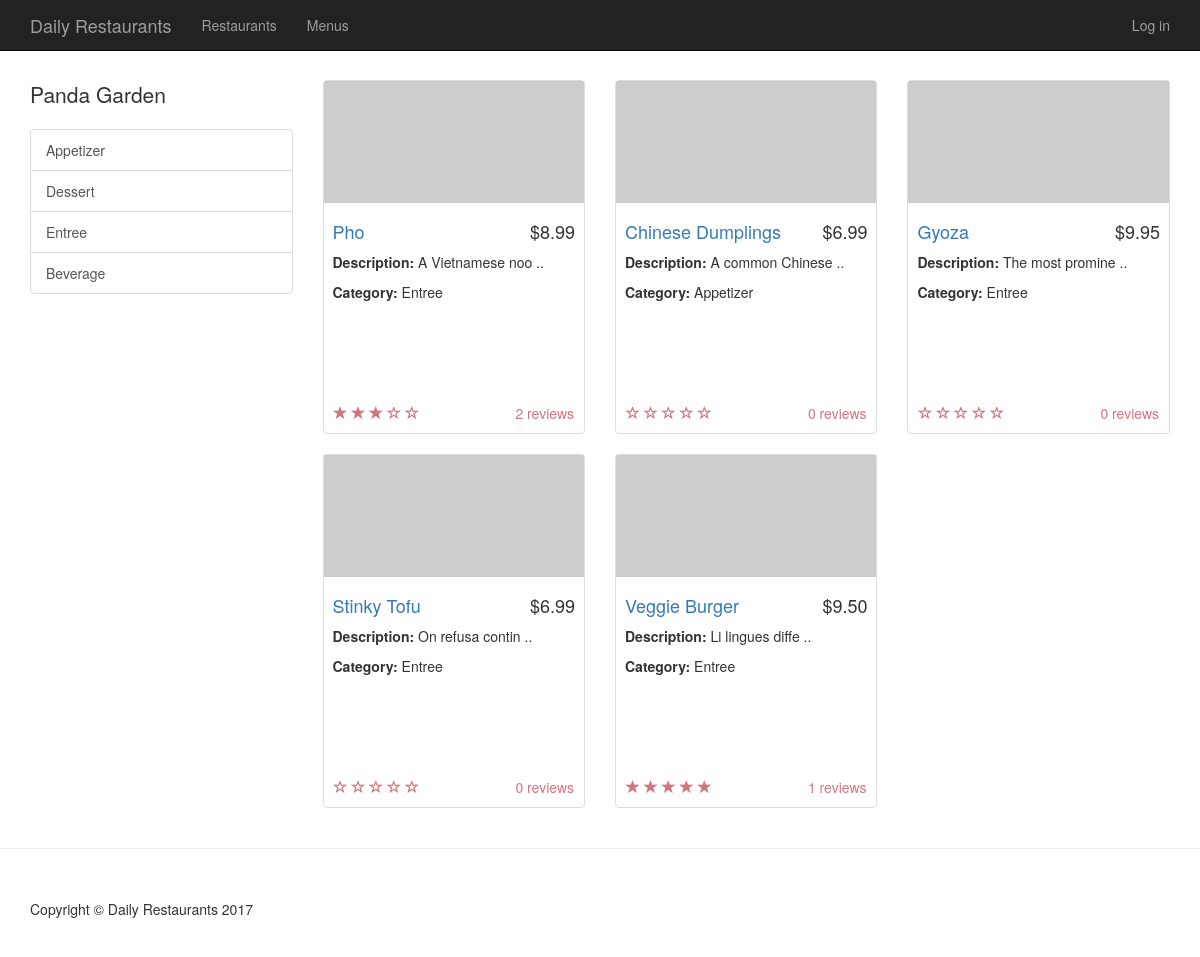
Page /restaurant/3/menu on the committed database.
### models.py (models this page shows, shortened)
class Restaurant(Base):
    __tablename__ = 'restaurant'
    name = Column(String(20), nullable=False)
    description = Column(String(), nullable=False)
    telephone = Column(String(20), nullable=False)
    image = Column(String(), nullable=True)
    id = Column(Integer, nullable=False, primary_key=True)
    user_id = Column(Integer, ForeignKey('user.id'))
    user = relationship(User)

class MenuItem(Base):
    __tablename__ = 'menuItem'
    name = Column(String(20), nullable=False)
    description = Column(String(), nullable=False)
    category = Column(String(20), nullable=False)
    price = Column(String(8), nullable=False)
    reviews = Column(Integer, nullable=True, default=0)
    rate = Column(Integer, nullable=True, default=0)
    image = Column(String(), nullable=True)
    id = Column(Integer, nullable=False, primary_key=True)
    restaurant_id = Column(Integer, ForeignKey('restaurant.id'))
    restaurant = relationship(Restaurant, backref=backref("menuItem", cascade="all, delete"))
    user_id = Column(Integer, ForeignKey('user.id'))
    user = relationship(User)

### run.py (the view)
@app.route('/restaurant/<int:restaurant_id>')
@app.route('/restaurant/<int:restaurant_id>/menu')
def showMenu(restaurant_id):
    restaurant = session.query(Restaurant).filter_by(id=restaurant_id).one()
    menuItems = session.query(MenuItem).filter_by(
        restaurant_id=restaurant.id).all()
    return render_template('menu.html', restaurant=restaurant,
                           menuItems=menuItems)

### templates/menu.html (shortened to what this page needs)
{% extends "base.html" %}
{% block content %}
    <div class="container padding-container">
        <div class="row">
            <div class="col-md-3">
                {% if not restaurant %}
                    <p class="lead">All Menus</p>
                    <div class="list-group">
                        <a href="{{ url_for('showAllMenusByCategory', category='Appetizer') }}" class="list-group-item">Appetizer</a>
                        <a href="{{ url_for('showAllMenusByCategory', category='Dessert') }}" class="list-group-item">Dessert</a>
                        <a href="{{ url_for('showAllMenusByCategory', category='Entree') }}" class="list-group-item">Entree</a>
                        <a href="{{ url_for('showAllMenusByCategory', category='Beverage') }}" class="list-group-item">Beverage</a>
                    </div>
                {% else %}
                    <p class="lead">{{ restaurant.name | safe }}</p>
                    <div class="list-group">
                        <a href="{{ url_for('showMenuByCategory', restaurant_id=restaurant.id, category='Appetizer') }}" class="list-group-item">Appetizer</a>
                        <a href="{{ url_for('showMenuByCategory', restaurant_id=restaurant.id, category='Dessert') }}" class="list-group-item">Dessert</a>
                        <a href="{{ url_for('showMenuByCategory', restaurant_id=restaurant.id, category='Entree') }}" class="list-group-item">Entree</a>
                        <a href="{{ url_for('showMenuByCategory', restaurant_id=restaurant.id, category='Beverage') }}" class="list-group-item">Beverage</a>
                    </div>
                {% endif %}
            </div>
            <div class="col-md-9">
                {% for menuItems_row in menuItems | batch(3, '&nbsp;')%}
                    <div class="row">
                        {% for menuItem in menuItems_row %}
                            {% if menuItem != '&nbsp;' %}
                                <div class="col-sm-4 col-lg-4 col-md-4">
                                    <div class="thumbnail">
                                        <a href="{{ url_for('showMenuItem', menu_id=menuItem.id) }}">
                                            {% if not menuItem.image %}
                                                <img class="img-responsive" src="http://placehold.it/320x150">
                                            {% else %}
                                                <img class="img-responsive" src="{{ url_for('uploaded_file', filename=menuItem.image) }}">
                                            {% endif %}
                                        </a>
                                        <div class="caption">
                                            <h4 class="pull-right">{{ menuItem.price }}</h4>
                                            <h4><a href="{{ url_for('showMenuItem', menu_id=menuItem.id) }}">{{ menuItem.name | safe }}</a></h4>
                                            <p> <strong>Description: </strong>
                                                {% if menuItem.description | length > 18 %}
                                                    {{ menuItem.description[:16] | safe }} ..
                                                {% else %}
                                                    {{ menuItem.description | safe }}
                                                {% endif %}
                                            </p>
                                            <p><strong>Category: </strong> {{ menuItem.category }}</p>
                                        </div>
                                        <div class="ratings">
                                            <p class="pull-right">{{ menuItem.reviews }} reviews</p>
                                            <p>
                                                {% for i in range((menuItem.rate | int)) %}
                                                    <span class="glyphicon glyphicon-star"></span>
                                                {% endfor %}
                                                {% for i in range(5 - (menuItem.rate | int)) %}
                                                    <span class="glyphicon glyphicon-star-empty"></span>
                                                {% endfor %}
                                            </p>
                                        </div>
                                    </div>
                                </div>
                            {% endif %}
                        {% endfor %}
                    </div>
                {% endfor %}
            </div>
        </div>
    </div>
    <hr>
{% endblock %}

### static/css/base-style.css (style rules this page uses)
body { margin-top: 50px; }
.padding-container { padding-top: 30px !important; }
.thumbnail img { width: 100%; }
.ratings { padding-right: 10px; padding-left: 10px; color: #d17581; }
.thumbnail { padding: 0; }
.caption { height: 200px; overflow: hidden; }
.caption h4 { white-space: nowrap; }

### rows in the picture
Restaurant: name "Panda Garden"
MenuItem: price "$8.99", name "Pho", description "A Vietnamese noo", category "Entree", reviews "2", rate 3 (drawn)
MenuItem: price "$6.99", name "Chinese Dumplings", description "A common Chinese", category "Appetizer", reviews "0", rate 0 (drawn)
MenuItem: price "$9.95", name "Gyoza", description "The most promine", category "Entree", reviews "0", rate 0 (drawn)
MenuItem: price "$6.99", name "Stinky Tofu", description "On refusa contin", category "Entree", reviews "0", rate 0 (drawn)
MenuItem: price "$9.50", name "Veggie Burger", description "Li lingues diffe", category "Entree", reviews "1", rate 5 (drawn)
